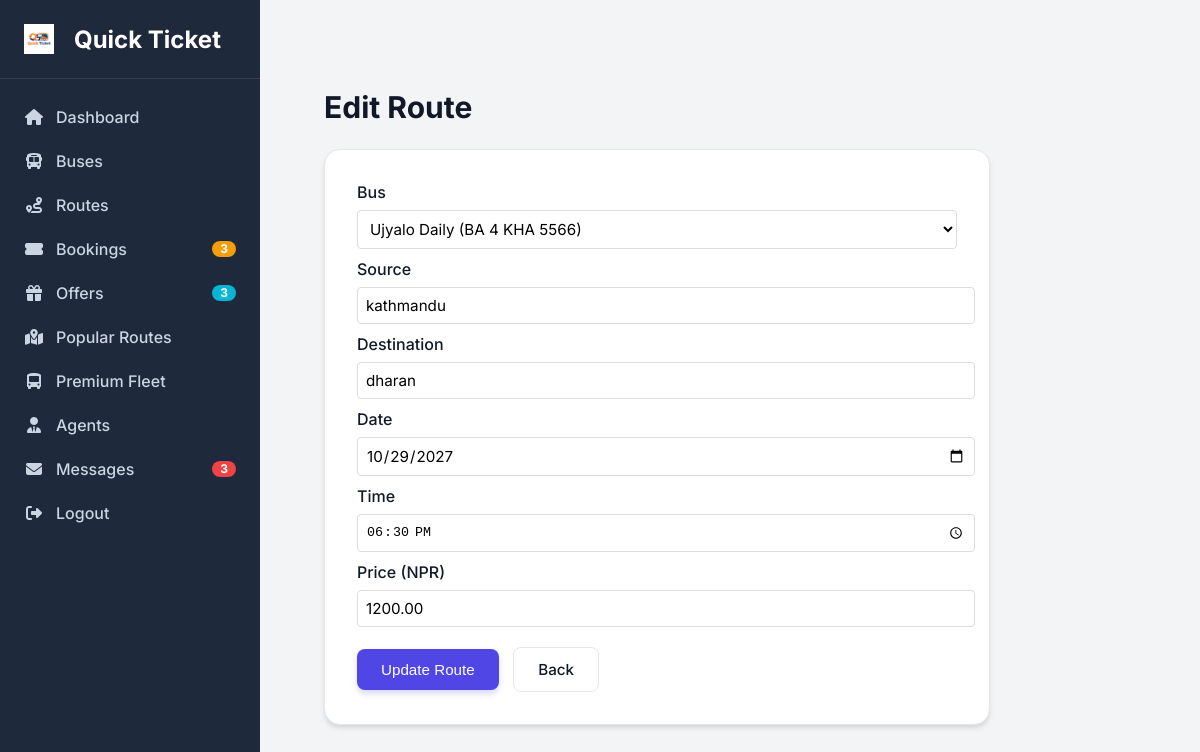
/admin/edit_route.php?id=755 (signed in), run on the app's committed database.
### tables this page shows
CREATE TABLE `routes` (
  `id` int(6) unsigned NOT NULL AUTO_INCREMENT,
  `bus_id` int(6) unsigned DEFAULT NULL,
  `source` varchar(100) NOT NULL,
  `destination` varchar(100) NOT NULL,
  `departure_date` date NOT NULL,
  `departure_time` time NOT NULL,
  `price` decimal(10,2) NOT NULL,
  `created_at` timestamp NOT NULL DEFAULT current_timestamp(),
  PRIMARY KEY (`id`),
  KEY `bus_id` (`bus_id`),
  CONSTRAINT `routes_ibfk_1` FOREIGN KEY (`bus_id`) REFERENCES `buses` (`id`)
);

### admin/edit_route.php (the view, shortened to what this page needs)
<?php
include 'includes/header.php';
$id = $_GET['id'];
$result = $conn->query("SELECT * FROM routes WHERE id=$id");
$route = $result->fetch_assoc();
?>
<div class="main-content">
    <h2>Edit Route</h2>
    <div class="card" style="max-width: 600px;">
        <form method="POST">
            <div class="form-group">
                <label>Bus</label>
                <select name="bus_id" required style="width: 100%; padding: 8px; border: 1px solid #ddd; border-radius: 4px;">
                    <?php
                    $buses = $conn->query("SELECT * FROM buses");
                    while ($bus = $buses->fetch_assoc()) {
                        $selected = ($bus['id'] == $route['bus_id']) ? 'selected' : '';
                        echo "<option value='{$bus['id']}' $selected>{$bus['bus_name']} ({$bus['bus_number']})</option>";
                    }
                    ?>
                </select>
            </div>
            <div class="form-group" style="margin-top: 10px;">
                <label>Source</label>
                <input type="text" name="source" value="<?php echo $route['source']; ?>" required style="width: 100%; padding: 8px; border: 1px solid #ddd; border-radius: 4px;">
            </div>
            <div class="form-group" style="margin-top: 10px;">
                <label>Destination</label>
                <input type="text" name="destination" value="<?php echo $route['destination']; ?>" required style="width: 100%; padding: 8px; border: 1px solid #ddd; border-radius: 4px;">
            </div>
            <div class="form-group" style="margin-top: 10px;">
                <label>Date</label>
                <input type="date" name="departure_date" value="<?php echo $route['departure_date']; ?>" required style="width: 100%; padding: 8px; border: 1px solid #ddd; border-radius: 4px;">
            </div>
            <div class="form-group" style="margin-top: 10px;">
                <label>Time</label>
                <input type="time" name="departure_time" value="<?php echo $route['departure_time']; ?>" required style="width: 100%; padding: 8px; border: 1px solid #ddd; border-radius: 4px;">
            </div>
            <div class="form-group" style="margin-top: 10px;">
                <label>Price (NPR)</label>
                <input type="number" name="price" value="<?php echo $route['price']; ?>" required style="width: 100%; padding: 8px; border: 1px solid #ddd; border-radius: 4px;">
            </div>
            <div style="margin-top: 20px;">
                <button type="submit" name="update_route" class="btn btn-primary">Update Route</button>
                <a href="routes.php" class="btn btn-outline" style="margin-left: 10px;">Back</a>
            </div>
        </form>
    </div>
</div>
<?php include 'includes/footer.php'; ?>

### assets/css/admin_style.css (style rules this page uses)
:root { --primary-color: #4f46e5; --primary-hover: #4338ca; --secondary-color: #64748b; --accent-color: #06b6d4; --success-color: #10b981; --danger-color: #ef4444; --warning-color: #f59e0b; --sidebar-bg: #1e293b; --sidebar-text: #f1f5f9; --bg-color: #f3f4f6; --card-bg: #ffffff; --text-primary: #111827; --text-secondary: #6b7280; --border-color: #e5e7eb; --shadow-sm: 0 1px 2px 0 rgba(0, 0, 0, 0.05); --shadow-md: 0 4px 6px -1px rgba(0, 0, 0, 0.1), 0 2px 4px -1px rgba(0, 0, 0, 0.06); --shadow-lg: 0 10px 15px -3px rgba(0, 0, 0, 0.1), 0 4px 6px -2px rgba(0, 0, 0, 0.05); --radius-md: 0.5rem; --radius-lg: 1rem; --font-family: 'Inter', sans-serif; }
body { font-family: var(--font-family); background-color: var(--bg-color); margin: 0; padding: 0; color: var(--text-primary); }
a { text-decoration: none; color: inherit; }
.main-content { flex: 1; padding: 2rem; overflow-y: auto; }
h2 { font-size: 1.875rem; font-weight: 700; margin-bottom: 1.5rem; color: var(--text-primary); }
.card { background-color: var(--card-bg); border-radius: var(--radius-lg); box-shadow: var(--shadow-md); padding: 2rem; margin-bottom: 2rem; border: 1px solid var(--border-color); }
label { display: block; margin-bottom: 0.5rem; font-weight: 500; color: var(--text-primary); }
input[type="text"], input[type="email"], input[type="password"], input[type="number"], input[type="date"], select, textarea { width: 100%; padding: 0.75rem; border: 1px solid var(--border-color); border-radius: var(--radius-md); background-color: #fff; font-family: inherit; font-size: 0.95rem; transition: border-color 0.2s, box-shadow 0.2s; }
.btn { display: inline-flex; align-items: center; justify-content: center; padding: 0.75rem 1.5rem; font-weight: 500; border-radius: var(--radius-md); transition: all 0.2s; cursor: pointer; border: none; font-size: 0.95rem; gap: 0.5rem; }
.btn-primary { background-color: var(--primary-color); color: white; box-shadow: 0 4px 6px rgba(79, 70, 229, 0.2); }
.btn-outline { background-color: transparent; border: 1px solid var(--border-color); color: var(--text-primary); }
.main-content { animation: fadeIn 0.4s ease-out; }

### data on the page
routes: source "kathmandu", destination "dharan", departure_date "10/29/2027", departure_time "18:30:00", price "1200.00"

### other printed values
$pending_bookings_count "3"
$offers_count "3"
$unread_messages_count "3"
form field bus_id "Ujyalo Daily (BA 4 KHA 5566)"
